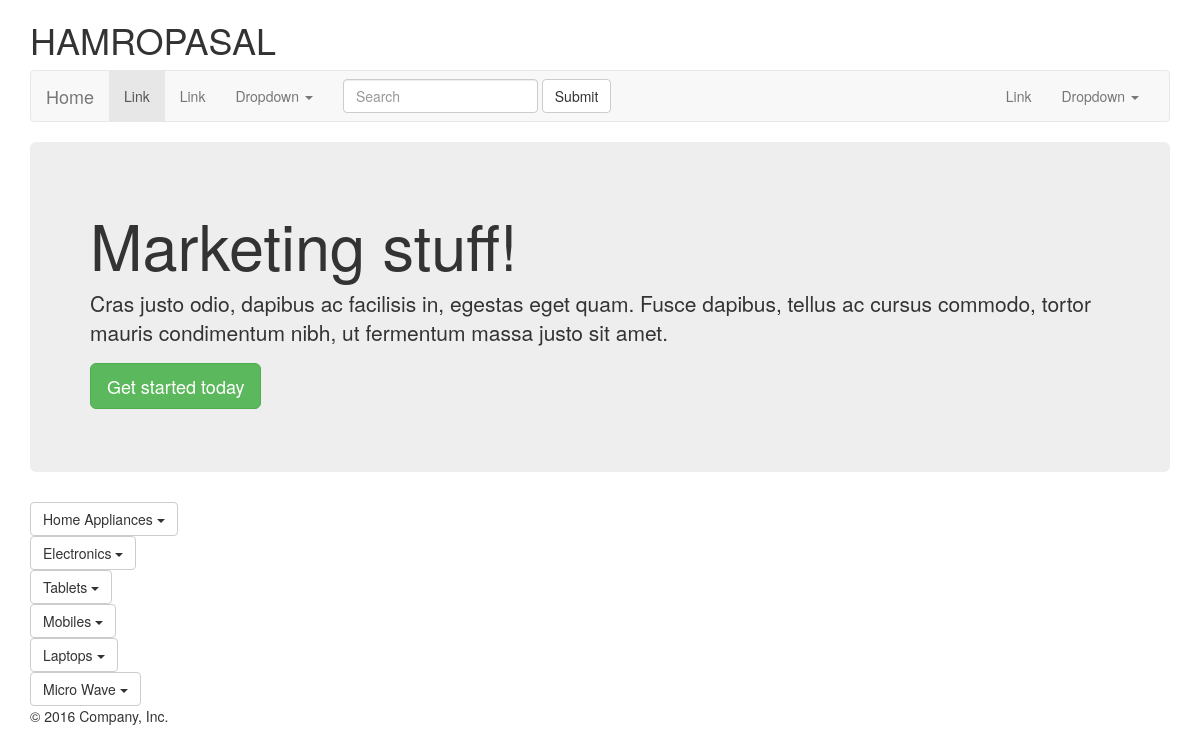
The page / on the database its author committed.
### category/models.py (models this page shows, shortened)
class Category(models.Model):
    name = models.CharField(max_length=32)
    description = models.TextField(blank=True, null=True)
    created_on = models.DateTimeField(auto_now_add=True)
    updated_on= models.DateTimeField(auto_now=True)
    category=models.ForeignKey('self', blank=True, null=True, verbose_name='Parent', related_name='children')

### category/views.py (the view)
# urls.py: url(r'^$', home_page, name='homepage'),
def home_page(request):
    categories = Category.objects.all()
    print(categories.query)
    return render(request, 'homepage.html', {'categories':categories})

### category/templates/homepage.html (shortened to what this page needs)
{% extends 'base.html' %}
{% block main %}
    <div class="container">
      <h1>HAMROPASAL</h1>
    {% include 'navbar.html' %}
      <div class="jumbotron">
        <h1>Marketing stuff!</h1>
        <p class="lead">Cras justo odio, dapibus ac facilisis in, egestas eget quam. Fusce dapibus, tellus ac cursus commodo, tortor mauris condimentum nibh, ut fermentum massa justo sit amet.</p>
        <p><a class="btn btn-lg btn-success" href="#" role="button">Get started today</a></p>
      </div>
      {% for category in categories %}
      <div class="dropdown">
        <button class="btn btn-default dropdown-toggle" type="button" id="dropdownMenu1" data-toggle="dropdown" aria-haspopup="true" aria-expanded="true"> {{ category.name }} <span class="caret"></span> </button>
      </div>
      {% endfor %}
    {% include 'footer.html' %}
    </div>
{% endblock %}

### rows shown on the page
Category: name "Home Appliances"
Category: name "Electronics"
Category: name "Tablets"
Category: name "Mobiles"
Category: name "Laptops"
Category: name "Micro Wave"
